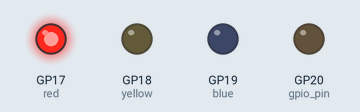
Bench run of a program on a simulated Raspberry Pi Pico running MicroPython. Shown: output pins drawn as LEDs (lit = HIGH). The clock reads 2024-03-15 10:24:30 at power-on unless the program sets it; what the program prints to the serial console is not drawn.

Above: at 0.05 s.
At 6.1 s:
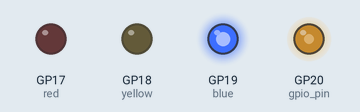
At 9.25 s:
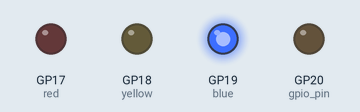
At 12.15 s:
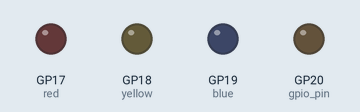
At 14.15 s:
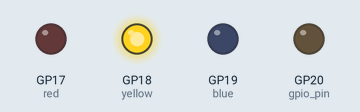
Timing chart, 0 to 18.5 s (numbered marks = the images above):
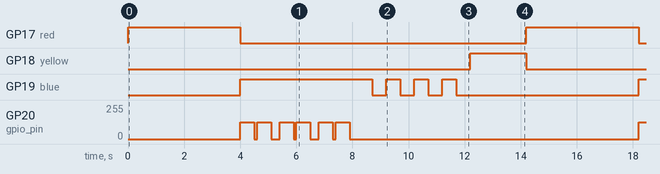

The program:

step-picozero-07.py
```python
# 配線方法:
# GPIO 17 --- [アノード (+)]LED[カソード (-)] --- [抵抗 (330Ω)] --- GND
# GPIO 18 --- 同様の接続
# GPIO 19 --- 同様の接続
# 抵抗（330Ω または 1kΩ）

"""
信号機シミュレーションプログラム

このプログラムは、Raspberry Pi を使用して信号機の動作をシミュレートします。
各色のLED（赤、青、黄）をGPIOピンに接続し、指定されたパターンに基づいて点灯および点滅を制御します。
さらに、青信号が点灯中にカッコー音を再生する機能を備えています。

機能:
1. 信号機の色（赤、青、黄）ごとに点灯パターンを定義可能。
2. 青信号の点灯中にカッコー音を再生。
3. 赤信号がデフォルトの状態で、指定されたパターンに従って動作。
4. Ctrl+C を押すことでプログラムを安全に終了。

必要なライブラリ:
- picozero
- cuckoo_signal_active (カッコー音制御用のクラス)

実行方法:
1. 配線を正しく接続します。
2. このスクリプトを実行します。
3. プログラムは信号機の点灯パターンを繰り返し再生します。
4. Ctrl+C を押すとプログラムを終了し、すべてのリソースを解放します。
"""

from picozero import LED
from cuckoo_signal_active import CuckooSignal
import time


class TrafficSignal:
    """
    信号機を制御するクラス。
    """
    def __init__(self, leds, cuckoo):
        """
        初期化メソッド。
        Args:
            leds (dict): 信号の各色に対応する LED インスタンスの辞書。
            cuckoo (CuckooSignal): カッコー音を制御するインスタンス。
        """
        self.leds = leds
        self.cuckoo = cuckoo

    def control_step(self, step):
        """
        信号機の単一ステップを制御します。
        Args:
            step (dict): 信号の単一ステップ定義。
        """
        led = self.leds[step["color"]]
        mode = step["mode"]

        if mode == "on":
            self._turn_on(led, step["duration"])
        elif mode == "on_with_cuckoo":
            self._turn_on_with_cuckoo(led, step["duration"])
        elif mode == "blink":
            self._blink(led, step["duration"], step["count"])
        else:
            raise ValueError(f"Unsupported mode: {mode}")

    def _turn_on(self, led, duration):
        """
        LED を点灯します。
        Args:
            led (LED): 点灯させる LED インスタンス。
            duration (float): 点灯時間（秒）。
        """
        print(f"{led} 点灯")
        led.on()
        time.sleep(duration)
        led.off()

    def _turn_on_with_cuckoo(self, led, duration):
        """
        LED を点灯しながらカッコー音を再生します。
        Args:
            led (LED): 点灯させる LED インスタンス。
            duration (float): 点灯およびカッコー音再生時間（秒）。
        """
        print(f"{led} 点灯 + カッコー音再生")
        led.on()
        self.cuckoo.cuckoo_sound(total_duration=duration)
        led.off()

    def _blink(self, led, duration, count):
        """
        LED を点滅させます。
        Args:
            led (LED): 点滅させる LED インスタンス。
            duration (float): 点滅間隔（秒）。
            count (int): 点滅回数。
        """
        print(f"{led} 点滅")
        for _ in range(count):
            led.on()
            time.sleep(duration)
            led.off()
            time.sleep(duration)

    def run(self, pattern):
        """
        信号機の全パターンを制御します。
        Args:
            pattern (list): 信号のパターン定義のリスト。
        """
        for step in pattern:
            self.control_step(step)

# GPIO ピンに接続された LED とブザー
leds = {
    "red": LED(17),
    "yellow": LED(18),
    "blue": LED(19),
}
cuckoo = CuckooSignal(gpio_pin=20)

# 信号の点灯・点滅パターンの配列
signal_pattern = [
    {"color": "red", "mode": "on", "duration": 4},  # 赤 点灯 4秒
    {"color": "blue", "mode": "on_with_cuckoo", "duration": 4},  # 青 点灯 + カッコー音 4秒
    {"color": "blue", "mode": "blink", "duration": 0.5, "count": 4},  # 青 点滅 0.5秒を4回
    {"color": "yellow", "mode": "on", "duration": 2},  # 黄 点灯 2秒
]

# メインプログラム
traffic_signal = TrafficSignal(leds, cuckoo)

try:
    print("信号機シミュレーションを開始します。Ctrl+C で終了します。")
    while True:
        traffic_signal.run(signal_pattern)
except KeyboardInterrupt:
    print("\nプログラムを終了します。すべての LED を消灯します。")
    for led in leds.values():
        led.off()
    cuckoo.stop()
    print("終了しました。")
```

cuckoo_signal_active.py
```python
from picozero import PWMOutputDevice
from time import sleep, time  # 明示的に time をインポート

class CuckooSignal:
    """
    アクティブブザーを使って信号機のカッコー音を再現するクラス。
    """
    def __init__(self, gpio_pin):
        """
        初期化メソッド。
        Args:
            gpio_pin (int): 接続する GPIO ピン番号
        """
        self.buzzer = PWMOutputDevice(gpio_pin)

    def play_tone(self, duration, duty_cycle=0.5):
        """
        指定した時間とデューティ比でブザーを鳴らす。
        Args:
            duration (float): 音を鳴らす時間（秒）
            duty_cycle (float): PWMのデューティ比（0.0～1.0）
        """
        if not (0.0 <= duty_cycle <= 1.0):
            raise ValueError("duty_cycle must be between 0.0 and 1.0")

        self.buzzer.value = duty_cycle
        sleep(duration)
        self.buzzer.value = 0  # 明示的にブザーを停止

    def cuckoo_sound(self, total_duration, duty_cycle=0.5):
        """
        信号機のカッコー音を再現。
        Args:
            total_duration (float): 全体の再生時間（秒）
            duty_cycle (float): PWMのデューティ比（0.0～1.0）
        """
        end_time = time() + total_duration
        while time() < end_time:
            # ミ
            self.play_tone(0.5, duty_cycle)
            sleep(0.1)  # 短い間隔
            # ソ
            self.play_tone(0.5, duty_cycle)
            sleep(0.3)  # 長い間隔


    def stop(self):
        """
        クラスの動作を停止します。
        """
        print("終了処理を開始します")

        # スレッドの停止フラグを設定
        self.button_thread_running = False

        # スレッドが停止するのを待機
        print("ボタン監視スレッドを停止中...")
        for _ in range(50):  # 最大 5 秒待機 (0.1 秒 × 50 回)
            time.sleep(0.1)
            if not self.button_thread_running:
                break
        else:
            print("警告: ボタン監視スレッドが正常に停止しませんでした")

        # 全てのLEDを消灯
        print("LED をすべて消灯します...")
        for led in self.leds.values():
            led.off()

        # ブザーを停止
        print("ブザーを停止します...")
        self.cuckoo.stop()

        print("終了処理が完了しました")

# メインプログラム
if __name__ == "__main__":
    cuckoo = CuckooSignal(gpio_pin=20)
    cuckoo.cuckoo_sound(total_duration=4)
```

Measured:
- by itself, GP17 (red): alternates HIGH for 4.0 s and LOW for 10.2 s
- by itself, GP18 (yellow): alternates HIGH for 2.0 s and LOW for 12.2 s
- by itself, GP19 (blue): repeats every 14.2 s: 3 × (LOW 0.50 s, HIGH 0.50 s), LOW 6.5 s, HIGH 4.7 s
- by itself, GP20 (gpio_pin): repeats every 14.2 s: 0/255 0.10 s, 127/255 0.50 s, 0/255 0.30 s, 127/255 0.50 s, 0/255 0.10 s, 127/255 0.50 s, 0/255 0.30 s, 127/255 0.50 s, 0/255 0.10 s, 127/255 0.50 s, 0/255 10.3 s, 127/255 0.50 s
